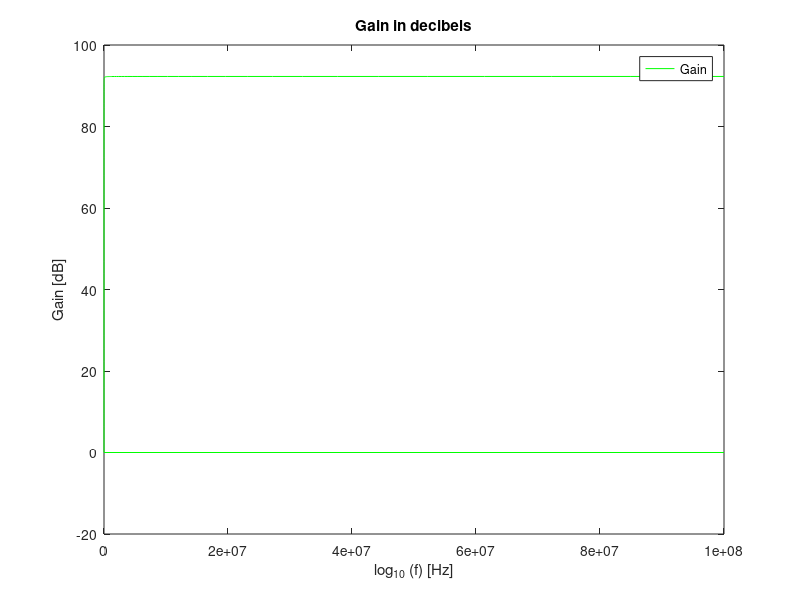

This figure's MATLAB source:
%Variables

%Ci = 0.3u;
%Ri = 1000;
%R4 = 1k;
%R3 = 10k;
%Ro = 100;
%Co = 8E-7;

%Gain Stage

Vcc=5.0;
Vee=-5.0;
%Vin in 0 0 ac 1.0 sin(0 10m 1k);
R1=1e3;
R2=100e3;

%Low Frequency Cut

Rlcut=1e3;
Clcut=1e-6;

%High Frequency Cut

Rhcut=1e3;
Chcut=1e-6;

%The Gain of the Gain Stage
printf("The Gain of the Gain Stage = %f\n", (1+(R2)/(R1)));
omega_L = (1)/(Rlcut*Clcut);
printf("omega_L = %f\n", omega_L);
omega_H = (1)/(Rhcut*Chcut);
printf("omega_H = %f\n", omega_H);
printf("omega_0 = %f\n", sqrt(omega_L*omega_H));

retval = 0;

function retval = transf (s)
	Rlcut=1e3;
	Clcut=1e-6;
	Rhcut=1e3;
	Chcut=1e-6;
	R1=1e3;
	R2=100e3;
  retval = ((Rlcut*Clcut*s)/(1+Rlcut*Clcut*s))*(1+(R2)/(R1))*((1)/(1+Rhcut*Chcut));
  return;
endfunction

w = [];
f = [];
Af = zeros(100);
i = 1;
w=logspace(1, 8, 100);

while (i <= 100)
	Af(i) = 20*log (transf (w(i)));
	i++;
endwhile;

printf("%g\n", Af);


gain = figure();
plot(w , Af , "g");
title("Gain in decibels");
legend("Gain");
xlabel ("log_{10} (f) [Hz]");
ylabel ("Gain [dB]");
print (gain, "gain.eps", "-depsc");


%gain stage

VT=25e-3;
BFN=178.7;
VAFN=69.7;
RE1=300;
RC1=1000;
RB1=80000;
RB2=25000;
VBEON=0.7;
VCC=12;
RS=30;
Ci = 0.01e-3;
Cb = 0.01e-3;
Co = 1e-6;
RL = 8;
Vin = 10e-3;

RB=1/(1/RB1+1/RB2);
VEQ=RB2/(RB1+RB2)*VCC;
IB1=(VEQ-VBEON)/(RB+(1+BFN)*RE1);
IC1=BFN*IB1;
IE1=(1+BFN)*IB1;
VE1=RE1*IE1;
VO1=VCC-RC1*IC1;
VCE=VO1-VE1;


gm1=IC1/VT;
rpi1=BFN/gm1;
ro1=VAFN/IC1;

RSB=RB*RS/(RB+RS);

AV1 = RSB/RS * RC1*(RE1-gm1*rpi1*ro1)/((ro1+RC1+RE1)*(RSB+rpi1+RE1)+gm1*RE1*ro1*rpi1 - RE1^2);
AVI_DB = 20*log10(abs(AV1));
AV1simple = RB/(RB+RS) * gm1*RC1/(1+gm1*RE1);
AVIsimple_DB = 20*log10(abs(AV1simple));

RE1=0;
AV1 = RSB/RS * RC1*(RE1-gm1*rpi1*ro1)/((ro1+RC1+RE1)*(RSB+rpi1+RE1)+gm1*RE1*ro1*rpi1 - RE1^2);
AV1_DB = 20*log10(abs(AV1));
AV1simple =  - RSB/RS * gm1*RC1/(1+gm1*RE1);
AVIsimple_DB = 20*log10(abs(AV1simple));

RE1=300;
ZI1 = 1/(1/RB+1/(((ro1+RC1+RE1)*(rpi1+RE1)+gm1*RE1*ro1*rpi1 - RE1^2)/(ro1+RC1+RE1)));
ZX = ro1*(   1/RE1+1/(rpi1+RSB)+1/ro1+gm1*rpi1/(rpi1+RSB)  )/(   1/RE1+1/(rpi1+RSB) );
ZO1 = 1/(1/ZX+1/RC1);

RE1=0;
ZI1 = 1/(1/RB+1/(((ro1+RC1+RE1)*(rpi1+RE1)+gm1*RE1*ro1*rpi1 - RE1^2)/(ro1+RC1+RE1)));
ZO1 = 1/(1/ro1+1/RC1);

filegain = fopen ("gainstg.tex" , "w");

fprintf(filegain , "Gain Stage Gain [dB] & %f \\\\ \\hline \n" , AV1_DB);
fprintf(filegain , "Gain Stage Gain & %f \\\\ \\hline \n" , AV1);
fprintf(filegain , "Gain Stage Input Impedance [Ohm] & %f \\\\ \\hline \n" , ZI1);
fprintf(filegain , "Gain Stage Output Impedance [Ohm] & %f \\\\ \\hline \n" , ZO1);

fclose (filegain);

%ouput stage
BFP = 227.3;
VAFP = 37.2;
RE2 = 100;
VEBON = 0.7;
VI2 = VO1;
IE2 = (VCC-VEBON-VI2)/RE2;
IC2 = BFP/(BFP+1)*IE2;
VO2 = VCC - RE2*IE2;

gm2 = IC2/VT;
go2 = IC2/VAFP;
gpi2 = gm2/BFP;
ge2 = 1/RE2;

AV2 = gm2/(gm2+gpi2+go2+ge2);
AV2_DB = 20*log10(AV2);
ZI2 = (gm2+gpi2+go2+ge2)/gpi2/(gpi2+go2+ge2);
ZO2 = 1/(gm2+gpi2+go2+ge2);

fileoutp = fopen("outputstg.tex" , "w");

fprintf(fileoutp , "Output Stage Gain [dB] & %f \\\\ \\hline \n" , AV2_DB);
fprintf(fileoutp , "Output Stage Gain & %f \\\\ \\hline \n" , AV2);
fprintf(fileoutp , "Output Stage Input Impedance [Ohm] & %f \\\\ \\hline \n" , ZI2);
fprintf(fileoutp , "Output Stage Output Impedance [Ohm] & %f \\\\ \\hline \n" , ZO2);

fclose (fileoutp);

%total
gB = 1/(1/gpi2+ZO1);
AV = abs((gB+gm2/gpi2*gB)/(gB+ge2+go2+gm2/gpi2*gB)*AV1);
AV_DB = 20*log10(abs(AV));
ZI=ZI1;
ZO=1/(go2+gm2/gpi2*gB+ge2+gB);

filetotal = fopen("total.tex" , "w");

fprintf(filetotal , "Total Circuit Gain [dB] & %f \\\\ \\hline \n" , AV_DB);
fprintf(filetotal , "Total Circuit Gain & %f \\\\ \\hline \n" , AV);
fprintf(filetotal , "Total Circuit Input Impedance [Ohm] & %f \\\\ \\hline \n" , ZI);
fprintf(filetotal , "Total Circuit Output Impedance [Ohm] & %f \\\\ \\hline \n" , ZO);

fclose (filetotal);


%frequency response
RE1=300;
rpi2 = 1/gpi2;
ro2 = 1/go2;
Af = [];
Af_db = [];
i=1;

for f=1:0.1:8
	w = 2*pi*power(10,f);
	Z_Ci = (1/(j*w*Ci));
	Z_Cb = (1/(j*w*Cb));
	Z_Co = (1/(j*w*Co));
	ZA = RS+Z_Ci;
	ZB = 1/(1/RE1 + 1/Z_Cb);
	ZC = (1/((1/RE2) + (1/(Z_Co + RL))));

	T = [-(RB + ZA) , RB , 0 , 0 , 0 , 0 , 0; 
		RB , -(ZB + rpi1 + RB) , 0 , ZB , 0 , 0 , 0; 
		0 , gm1*rpi1 , 1 , 0 , 0 , 0 , 0; 
		0 , ZB , ro1 , -(ZB + ro1 + RC1) , RC1 , 0 , 0; 
		0 , 0 , 0 , RC1 , -(ZC + rpi2 +RC1) , 0 , ZC; 
		0 , 0 , 0 , 0 , gm2*rpi2 , 1 , 0; 
		0 , 0 , 0 , 0 , ZC , ro2 , -(ZC + ro2)]; 
	U = [Vin;
		0;
		0;
		0;
		0;
		0;
		0];
	H = T\U;

	vo = (ZC * (H(7) - H(5)));
	Af(i) = ((RL/(RL + Z_Co))* vo)/Vin;
	Af_db(i) = 20*(log10(abs(Af(i))));
	i++;
endfor;

f=1:0.1:8;
